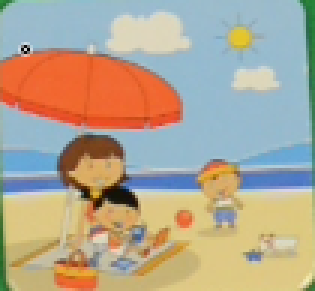
#> input picture Images/QueryImages/1.png, 105 x 97 px, found by its file name (shown 3 times larger); its folder holds 5 pictures in this run
$ python FindMatches.py
#> lines starting #> are read from the running program, lines starting #| are printed output that depends on the picture
import matplotlib.pyplot as plt
import cv2
import numpy as np
import math
import os

dirpath = os.path.dirname(os.path.abspath(__file__))

def find_matches_in_grid_and_label(grid):
    imagelist = grid.grid_tiles

imagelist= []
for i in range(1,8):
    imagelist.append(cv2.imread(dirpath+"\images\\QueryImages\\" + str(i) + ".PNG"))

queryimage = cv2.imread(dirpath+"\\images\\QueryImages\\1.PNG",0)
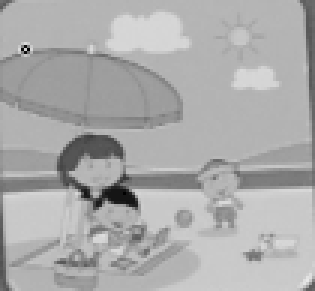
#> queryimage: shape (97, 105) (shown 3 times larger); min 0, max 232, mean 171.7


orb = cv2.ORB_create()
bf = cv2.BFMatcher(cv2.NORM_HAMMING, crossCheck = True)
orblist =[]
matcheslist = []

# queryimage = cv2.Canny(queryimage,100,200)
kp2, des2 = orb.detectAndCompute(queryimage, None)

for image in imagelist:
    # image = cv2.Canny(image,100,200)
    kp, des = orb.detectAndCompute(image, None)
    orblist.append((kp,des))

    matches = bf.match(des, des2)
    matches = sorted(matches, key = lambda x:x.distance)
    matcheslist.append(matches)

    #matches_img = cv2.drawMatches(image,kp,queryimage,kp2,matches, outImg=None, flags=2)
    print(len(matches))
    #plt.imshow(matches_img)
    plt.show()
pass
